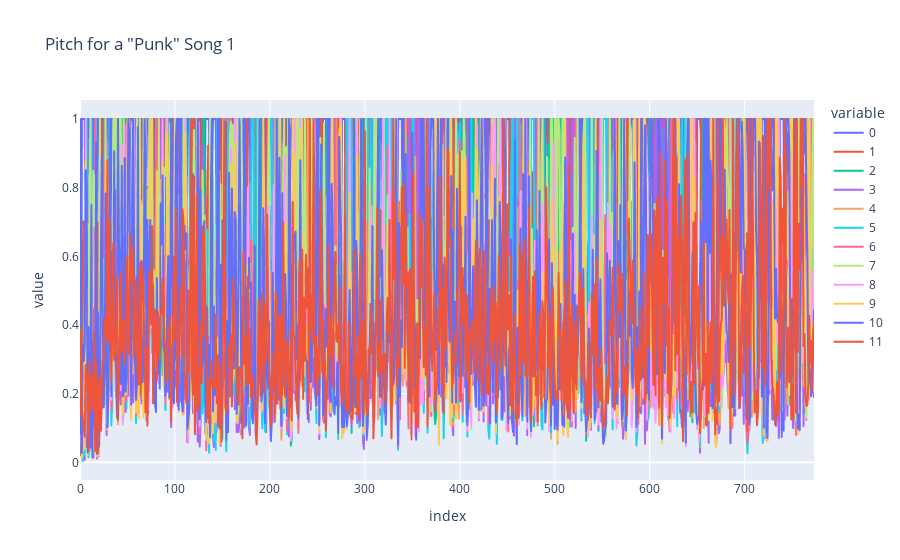

Notebook code cell kept with this figure:
### Code cell
pd.DataFrame(merged_df.iloc[0]['pitch']).plot(kind = 'line', title = 'Pitch for a "Punk" Song 1')

### Figure 1 — Plotly figure (JSON) as saved in the notebook; plotly's stock layout.template omitted (floating-point values rounded to 4 significant figures; data arrays with more than 128 entries replaced by an {"elided": "..."} marker saying what was removed)
{"data": [{"hovertemplate": "variable=0<br>index=%{x}<br>value=%{y}<extra></extra>", "legendgroup": "0", "line": {"color": "#636efa", "dash": "solid"}, "marker": {"symbol": "circle"}, "mode": "lines", "name": "0", "showlegend": true, "type": "scattergl", "x": {"elided": "774 int values"}, "xaxis": "x", "y": {"elided": "774 float values"}, "yaxis": "y"}, {"hovertemplate": "variable=1<br>index=%{x}<br>value=%{y}<extra></extra>", "legendgroup": "1", "line": {"color": "#EF553B", "dash": "solid"}, "marker": {"symbol": "circle"}, "mode": "lines", "name": "1", "showlegend": true, "type": "scattergl", "x": {"elided": "774 int values"}, "xaxis": "x", "y": {"elided": "774 float values"}, "yaxis": "y"}, {"hovertemplate": "variable=2<br>index=%{x}<br>value=%{y}<extra></extra>", "legendgroup": "2", "line": {"color": "#00cc96", "dash": "solid"}, "marker": {"symbol": "circle"}, "mode": "lines", "name": "2", "showlegend": true, "type": "scattergl", "x": {"elided": "774 int values"}, "xaxis": "x", "y": {"elided": "774 float values"}, "yaxis": "y"}, {"hovertemplate": "variable=3<br>index=%{x}<br>value=%{y}<extra></extra>", "legendgroup": "3", "line": {"color": "#ab63fa", "dash": "solid"}, "marker": {"symbol": "circle"}, "mode": "lines", "name": "3", "showlegend": true, "type": "scattergl", "x": {"elided": "774 int values"}, "xaxis": "x", "y": {"elided": "774 float values"}, "yaxis": "y"}, {"hovertemplate": "variable=4<br>index=%{x}<br>value=%{y}<extra></extra>", "legendgroup": "4", "line": {"color": "#FFA15A", "dash": "solid"}, "marker": {"symbol": "circle"}, "mode": "lines", "name": "4", "showlegend": true, "type": "scattergl", "x": {"elided": "774 int values"}, "xaxis": "x", "y": {"elided": "774 float values"}, "yaxis": "y"}, {"hovertemplate": "variable=5<br>index=%{x}<br>value=%{y}<extra></extra>", "legendgroup": "5", "line": {"color": "#19d3f3", "dash": "solid"}, "marker": {"symbol": "circle"}, "mode": "lines", "name": "5", "showlegend": true, "type": "scattergl", "x": {"elided": "774 int values"}, "xaxis": "x", "y": {"elided": "774 float values"}, "yaxis": "y"}, {"hovertemplate": "variable=6<br>index=%{x}<br>value=%{y}<extra></extra>", "legendgroup": "6", "line": {"color": "#FF6692", "dash": "solid"}, "marker": {"symbol": "circle"}, "mode": "lines", "name": "6", "showlegend": true, "type": "scattergl", "x": {"elided": "774 int values"}, "xaxis": "x", "y": {"elided": "774 float values"}, "yaxis": "y"}, {"hovertemplate": "variable=7<br>index=%{x}<br>value=%{y}<extra></extra>", "legendgroup": "7", "line": {"color": "#B6E880", "dash": "solid"}, "marker": {"symbol": "circle"}, "mode": "lines", "name": "7", "showlegend": true, "type": "scattergl", "x": {"elided": "774 int values"}, "xaxis": "x", "y": {"elided": "774 float values"}, "yaxis": "y"}, {"hovertemplate": "variable=8<br>index=%{x}<br>value=%{y}<extra></extra>", "legendgroup": "8", "line": {"color": "#FF97FF", "dash": "solid"}, "marker": {"symbol": "circle"}, "mode": "lines", "name": "8", "showlegend": true, "type": "scattergl", "x": {"elided": "774 int values"}, "xaxis": "x", "y": {"elided": "774 float values"}, "yaxis": "y"}, {"hovertemplate": "variable=9<br>index=%{x}<br>value=%{y}<extra></extra>", "legendgroup": "9", "line": {"color": "#FECB52", "dash": "solid"}, "marker": {"symbol": "circle"}, "mode": "lines", "name": "9", "showlegend": true, "type": "scattergl", "x": {"elided": "774 int values"}, "xaxis": "x", "y": {"elided": "774 float values"}, "yaxis": "y"}, {"hovertemplate": "variable=10<br>index=%{x}<br>value=%{y}<extra></extra>", "legendgroup": "10", "line": {"color": "#636efa", "dash": "solid"}, "marker": {"symbol": "circle"}, "mode": "lines", "name": "10", "showlegend": true, "type": "scattergl", "x": {"elided": "774 int values"}, "xaxis": "x", "y": {"elided": "774 float values"}, "yaxis": "y"}, {"hovertemplate": "variable=11<br>index=%{x}<br>value=%{y}<extra></extra>", "legendgroup": "11", "line": {"color": "#EF553B", "dash": "solid"}, "marker": {"symbol": "circle"}, "mode": "lines", "name": "11", "showlegend": true, "type": "scattergl", "x": {"elided": "774 int values"}, "xaxis": "x", "y": {"elided": "774 float values"}, "yaxis": "y"}], "layout": {"legend": {"title": {"text": "variable"}, "tracegroupgap": 0}, "title": {"text": "Pitch for a \"Punk\" Song 1"}, "xaxis": {"anchor": "y", "domain": [0, 1], "title": {"text": "index"}}, "yaxis": {"anchor": "x", "domain": [0, 1], "title": {"text": "value"}}}}
